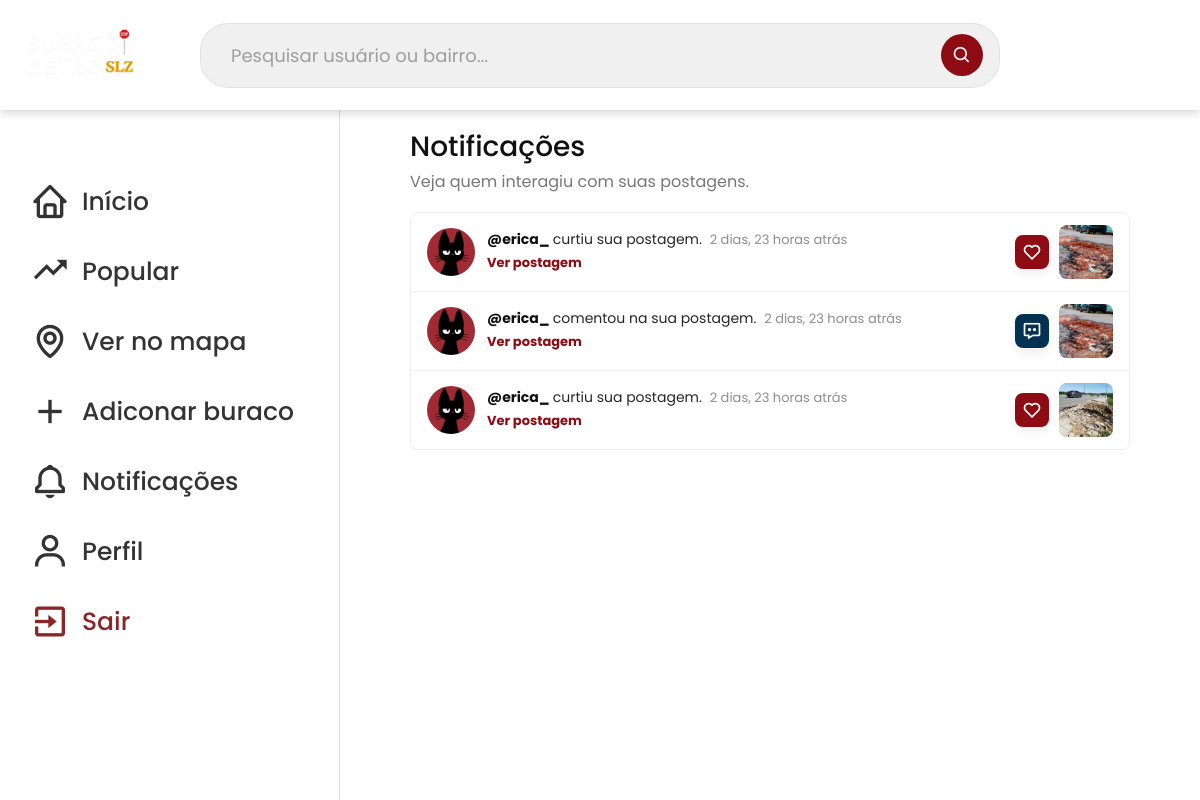
The app's page /principal/notificacoes/ (signed in), older data.
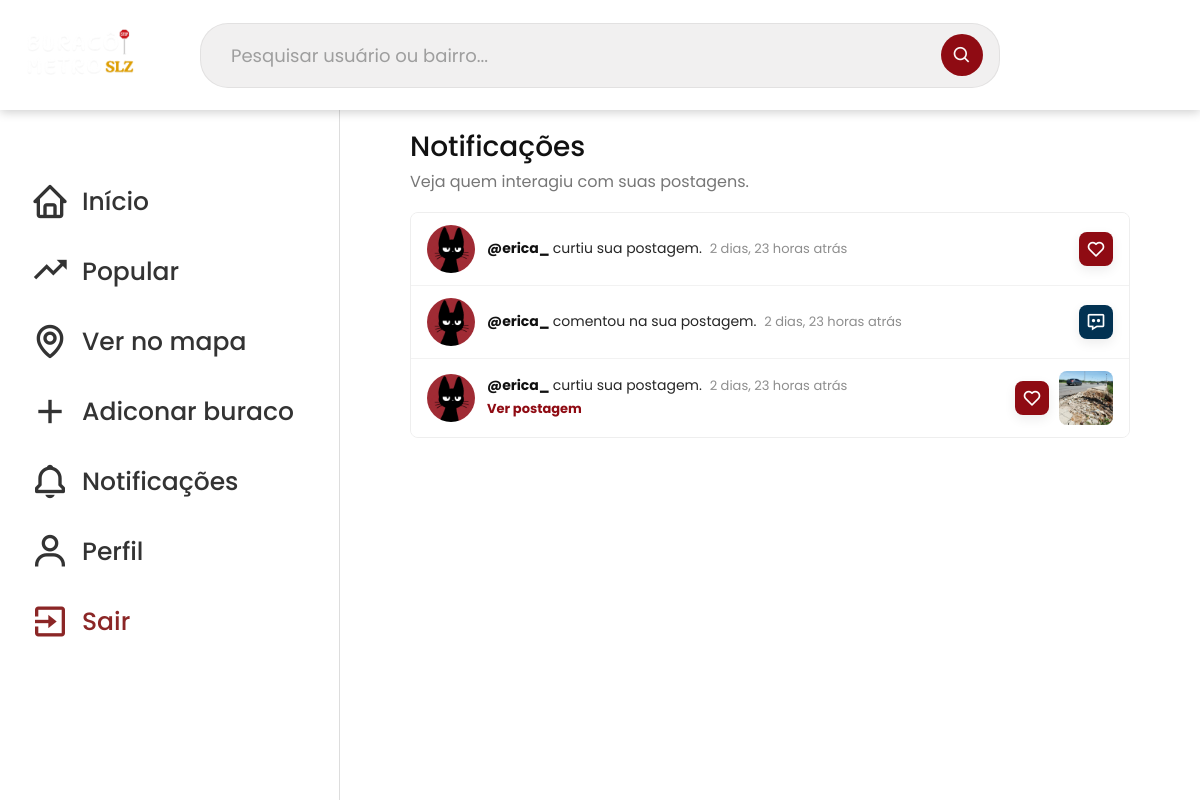
The same page, newer data.
### principal/models.py (models this page shows, shortened)
class Notificacao(models.Model):
    TIPO_CHOICES = [
        ("like", "Curtida"),
        ("like_comentario", "Curtida em comentario"),
        ("comentario", "Comentario"),
        ("resposta_comentario", "Resposta em comentario"),
        ("remocao", "Remocao"),
    ]
    destinatario = models.ForeignKey(
        settings.AUTH_USER_MODEL,
        on_delete=models.CASCADE,
        related_name="notificacoes_recebidas"
    )
    ator = models.ForeignKey(
        settings.AUTH_USER_MODEL,
        on_delete=models.CASCADE,
        related_name="notificacoes_enviadas",
        null=True,
        blank=True
    )
    buraco = models.ForeignKey(
        "buracos.Buraco",
        on_delete=models.SET_NULL,
        related_name="notificacoes",
        null=True,
        blank=True
    )
    comentario = models.ForeignKey(
        "buracos.Comentario",
        on_delete=models.CASCADE,
        related_name="notificacoes",
        null=True,
        blank=True
    )
    tipo = models.CharField(max_length=20, choices=TIPO_CHOICES)
    mensagem = models.CharField(max_length=255)
    lida = models.BooleanField(default=False)
    created_at = models.DateTimeField(auto_now_add=True)
    class Meta:
        ordering = ["-created_at"]

### buracos/models.py (models this page shows, shortened)
class Buraco(models.Model):
    STATUS_NAO_ARRUMADO = "nao_arrumado"
    STATUS_EM_OBRA = "em_obra"
    STATUS_ARRUMADO = "arrumado"
    STATUS_CHOICES = [
        (STATUS_NAO_ARRUMADO, "Ainda nao foi arrumado"),
        (STATUS_EM_OBRA, "Em obra"),
        (STATUS_ARRUMADO, "Ja arrumado"),
    ]
    titulo = models.CharField(max_length=255)
    descricao = models.TextField()
    local = models.CharField(max_length=255)
    endereco = models.CharField(max_length=255)
    url_imagem = models.URLField(blank=True, null=True)
    imagem = models.ImageField(upload_to='buracos/', null=True, blank=True)
    tamanho = models.SmallIntegerField(default=1)
    status = models.CharField(
        max_length=20,
        choices=STATUS_CHOICES,
        default=STATUS_NAO_ARRUMADO
    )
    data_atual = models.DateTimeField(auto_now_add=True)
    created_at = models.DateTimeField(auto_now_add=True)  # Data e hora de criação (preenchido automaticamente)
    updated_at = models.DateTimeField(auto_now=True)  # Data e hora de última atualização (atualizado automaticamente)
    usuario = models.ForeignKey(settings.AUTH_USER_MODEL, on_delete=models.CASCADE, null=True, blank=True)

### usuarios/models.py (models this page shows, shortened)
class CustomUser(AbstractUser):
    date_of_birth = models.DateField(null=True, blank=True)
    name = models.CharField(max_length=255, null=True, blank=True)
    foto = models.ImageField(upload_to='perfis/', null=True, blank=True)
    postagens_removidas_por_reporte = models.PositiveIntegerField(default=0)
    objects = UserManager()
    @property
    def verificado(self):
        if self.is_staff or self.is_superuser or self.postagens_removidas_por_reporte > 0:
            return False
        from buracos.models import Buraco
        buracos = Buraco.objects.filter(usuario=self)
        return (
            buracos.count() >= 5
            and buracos.filter(status=Buraco.STATUS_ARRUMADO).exists()
        )

### principal/views.py (the view)
# urls.py: path('notificacoes/', notificacoesView, name='notificacoesView'),
@login_required
def notificacoesView(request):
    notificacoes = list(
        Notificacao.objects
        .filter(destinatario=request.user)
        .select_related("ator", "buraco", "comentario")
        .order_by("-created_at")
    )
    Notificacao.objects.filter(destinatario=request.user, lida=False).update(lida=True)
    return render(request, "principal/notificacoes.html", {
        "notificacoes": notificacoes,
    })

### principal/context_processors.py (called while the page is built)
def notificacoes_nao_lidas(request):
    if not request.user.is_authenticated:
        return {"notificacoes_nao_lidas": 0}
    return {
        "notificacoes_nao_lidas": Notificacao.objects.filter(
            destinatario=request.user,
            lida=False
        ).count()
    }

### principal/templates/principal/notificacoes.html (shortened to what this page needs)
{% extends 'principal/principal.html' %}
{% load static %}
{% block content %}
<div class="notificacoes-container">
    <div class="notificacoes-topo">
        <h1>Notificações</h1>
        <p>Veja quem interagiu com suas postagens.</p>
    </div>
    <div class="notificacoes-lista">
        {% for notificacao in notificacoes %}
            <article class="notificacao-item {% if not notificacao.lida %}nao-lida{% endif %}">
                <a class="notificacao-avatar" href="{% if notificacao.ator %}{% url 'perfilPublicoView' notificacao.ator.username %}{% else %}#{% endif %}">
                    {% if notificacao.ator and notificacao.ator.foto %}
                        <img src="{{ notificacao.ator.foto.url }}" alt="Foto de perfil">
                    {% elif notificacao.ator %}
                        <span>{{ notificacao.ator.username|slice:":1"|upper }}</span>
                    {% else %}
                        <i class='bx bx-error-circle'></i>
                    {% endif %}
                </a>
                <div class="notificacao-conteudo">
                    <p>
                        {% if notificacao.ator %}
                            <a href="{% url 'perfilPublicoView' notificacao.ator.username %}">
                                @{{ notificacao.ator.username }}
                            </a>
                        {% endif %}
                        {{ notificacao.mensagem }}
                        <span class="notificacao-tempo">{{ notificacao.created_at|timesince }} atrás</span>
                    </p>
                    {% if notificacao.buraco %}
                        <a class="notificacao-post-link" href="{% url 'detalheBuracoView' notificacao.buraco.id %}">
                            Ver postagem
                        </a>
                    {% endif %}
                </div>
                <div class="notificacao-direita">
                    <div class="notificacao-icone {{ notificacao.tipo }}">
                        {% if notificacao.tipo == "like" or notificacao.tipo == "like_comentario" %}
                            <i class='bx bx-heart'></i>
                        {% elif notificacao.tipo == "comentario" or notificacao.tipo == "resposta_comentario" %}
                            <i class='bx bx-message-dots'></i>
                        {% else %}
                            <i class='bx bx-error-circle'></i>
                        {% endif %}
                    </div>
                    {% if notificacao.buraco %}
                        <a class="notificacao-miniatura" href="{% url 'detalheBuracoView' notificacao.buraco.id %}">
                            {% if notificacao.buraco.imagem %}
                                <img src="{{ notificacao.buraco.imagem.url }}" alt="Postagem">
                            {% elif notificacao.buraco.url_imagem %}
                                <img src="{% static 'image-users/' %}{{ notificacao.buraco.url_imagem }}" alt="Postagem">
                            {% endif %}
                        </a>
                    {% endif %}
                </div>
            </article>
        {% empty %}
            <div class="notificacoes-vazias">
                <i class='bx bx-bell-off'></i>
                <h2>Nenhuma notificação ainda</h2>
                <p>Quando alguém curtir ou comentar suas postagens, elas aparecem aqui.</p>
            </div>
        {% endfor %}
    </div>
</div>
{% endblock %}

Row changes from the older to the newer data that the page shows:
changed Notificacao (number 1 of 3 on the later page): buraco.url_imagem: picture removed; no longer shows "Ver postagem"
changed Notificacao "comentou na sua postagem.": buraco.url_imagem: picture removed; no longer shows "Ver postagem"
